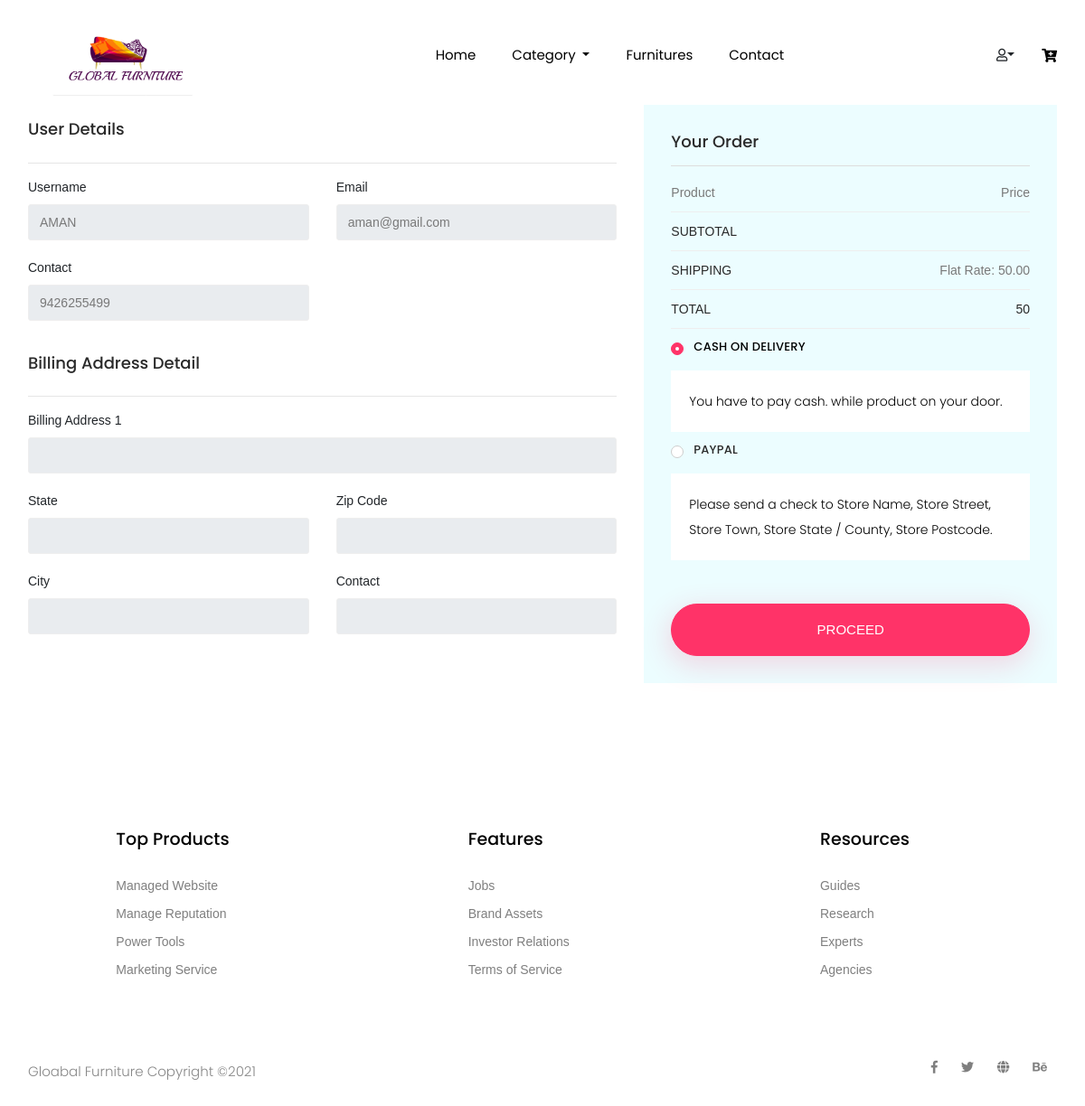
/checkout.php (signed in), run on the app's committed database.
### tables this page shows
CREATE TABLE `user` (
  `user_id` int(10) NOT NULL,
  `user_name` varchar(255) NOT NULL,
  `user_email` varchar(255) NOT NULL,
  `user_image` varchar(255) NOT NULL,
  `user_gender` varchar(255) NOT NULL,
  `user_dob` date NOT NULL,
  `user_address` text NOT NULL,
  `user_contact` varchar(12) NOT NULL,
  `user_pwd` varchar(255) NOT NULL,
  `user_type` varchar(255) NOT NULL
);

### checkout.php (the view, shortened to what this page needs)
<html lang="zxx">
<head>
<?php include 'head_link.php'; ?>
</head>
<body>
<?php include 'header.php';
$qry="select * from user where user_id=".$_SESSION['user']['user_id'];
$res=mysqli_query($con,$qry);
$user=mysqli_fetch_assoc($res);
$qry1="select * from user_add where user_id=".$_SESSION['user']['user_id'];
$res1=mysqli_query($con,$qry1);
$user1=mysqli_fetch_assoc($res1);
?>
  <section class="checkout_area padding_top">
    <div class="container">
      <div class="billing_details">
        <div class="row">
          <div class="col-lg-7">
            <h3 class="mb-1  mt-3">User Details</h3>
            <hr>
            <div class="row contact_form">
              <div class="col-md-6 form-group p_star">
                <label>Username</label>
                <input disabled  class="form-control" value="<?php echo $user['user_name'] ?>" />
              </div>
              <div class="col-md-6 form-group p_star">
                <label>Email</label>
                <input disabled  class="form-control" value="<?php echo $user['user_email'] ?>" />
              </div>
              <div class="col-md-6 form-group p_star">
                <label>Contact</label>
                <input disabled  class="form-control" value="<?php echo $user['user_contact'] ?>" />
              </div>
            </div>
            <h3 class="mb-1  mt-3">Billing Address Detail</h3>
            <hr>
            <div class="row contact_form">
              <div class="col-md-12 form-group p_star">
                <label>Billing Address 1</label>
                <input disabled  class="form-control" value="<?php echo $user1['b_address'] ?>" />
              </div>
              <div class="col-md-6 form-group p_star">
                <label>State</label>
                <input disabled  class="form-control" value="<?php echo $user1['b_state'] ?>" />
              </div>
              <div class="col-md-6 form-group p_star">
                <label>Zip Code</label>
                <input disabled  class="form-control" value="<?php echo $user1['b_zip'] ?>" />
              </div>
              <div class="col-md-6 form-group p_star">
                <label>City</label>
                 <input disabled  class="form-control" value="<?php echo $user1['b_city'] ?>" />
                         </div>
              <div class="col-md-6 form-group p_star">
                <label>Contact</label>
                <input disabled  class="form-control" value="<?php echo $user1['b_contact'] ?>" />
              </div>
            </div>
          </div>
          <div class="col-lg-5">
            <div class="order_box">
              <h2>Your Order</h2>
              <ul class="list">
                <li>
                  <a href="#">Product
                    <span>Price</span>
                  </a>
                </li>
              </ul>
              <ul class="list list_2">
                <li>
                  <a href="#">Subtotal
                  </a>
                </li>
                <li>
                  <a href="#">Shipping
                    <span>Flat rate: 50.00</span>
                  </a>
                </li>
                <li>
                  <a href="#">Total
                    <span><?php $total = $tot+50; echo $total; ?></span>
                  </a>
                </li>
              </ul>
              <div class="payment_item">
                <div class="radion_btn">
                  <label for="f-option5">Cash On Delivery</label>
                  <div class="check"></div>
                </div>
                <p>You have to pay cash. while product on your door.</p>
              </div>
              <div class="payment_item active">
                <div class="radion_btn">
                  <label for="f-option6">Paypal </label>
                  <div class="check"></div>
                </div>
                <p>
                  Please send a check to Store Name, Store Street, Store Town,
                  Store State / County, Store Postcode.
                </p>
              </div>
              <a class="btn_3 mt-5" href="place_order.php">Proceed</a>
            </div>
          </div>
        </div>
      </div>
    </div>
  </section>
  <?php include 'footer.php'; ?>
</body>
</html>

### view_profile.css (style rules this page uses)
body { font-family: Arial, Helvetica, sans-serif; }
.container { padding: 16px; }

### data on the page
user: user_name "AMAN", user_email "aman@gmail.com", user_contact "9426255499"

### other printed values
$total "50"
